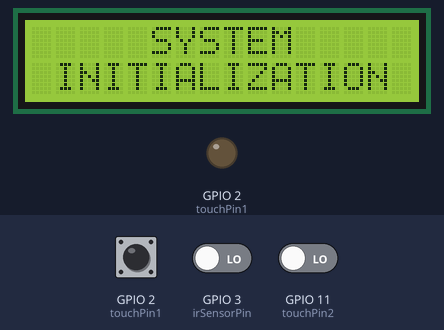
Bench run of a sketch on a simulated ESP32-S3. Parts: 16×2 character LCD, output pins drawn as LEDs (lit = HIGH). Inputs (shaded band) come from the test bench; at power-on: GPIO 2 (touchPin1) LOW, GPIO 11 (touchPin2) LOW, GPIO 3 (irSensorPin) LOW. Random numbers use the default seed unless the sketch sets one.

Above: at 0.1 s.
3.3 s: GPIO 2 (touchPin1) pulled HIGH for 0.15 s
At 3.7 s:
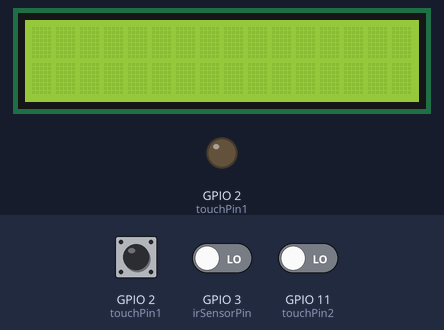
4.9 s: GPIO 2 (touchPin1) driven HIGH and GPIO 11 (touchPin2) driven HIGH
At 5.4 s:
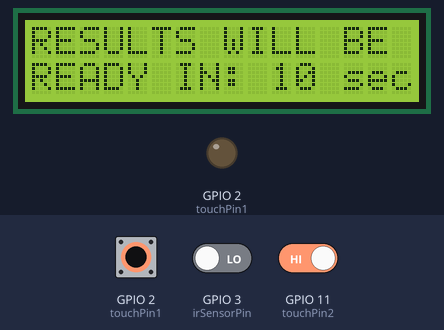
At 15.5 s:
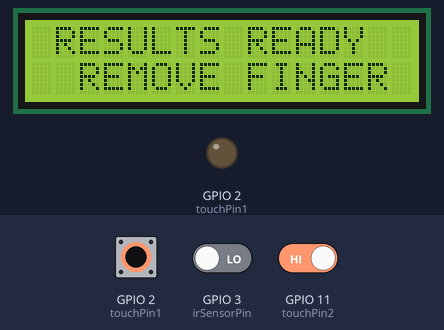
Timing chart, 0 to 16.8 s (numbered marks = the images above; inputs shaded):
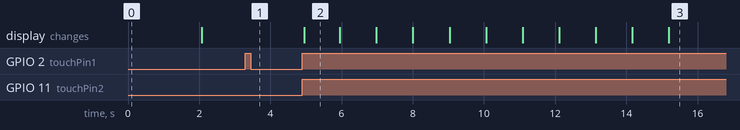

The sketch:

GluecoseMonitoring.ino
```cpp
#include <LiquidCrystal.h>

// Pin definitions
const int touchPin1 = 2;
const int touchPin2 = 11;
const int irSensorPin = 3;  // Assuming the IR sensor is connected to pin 3

long threshold = 5000;
long threshold_2 = 7000;

const int rs = 9, en = 8, d4 = 7, d5 = 6, d6 = 5, d7 = 4;
LiquidCrystal lcd(rs, en, d4, d5, d6, d7);

int previousReading = 150;  // Initial arbitrary value within the range
int readingCounter = 0;

void setup() {
  Serial.begin(9600);
  pinMode(touchPin1, INPUT);
  pinMode(touchPin2, INPUT);
  pinMode(irSensorPin, INPUT);

  lcd.begin(16, 2);
  lcd.clear();
  lcd.setCursor(5, 0);
  lcd.print("SYSTEM");
  lcd.setCursor(1, 1);
  lcd.print("INITIALIZATION");
  delay(2000);
  lcd.clear();
}

void loop() {
  long total1 = 0;
  long total2 = 0;

  // Measure the capacitance
  for (int i = 0; i < 10; i++) {
    total1 += touchRead(touchPin1);
    total2 += touchRead(touchPin2);
  }

  total1 /= 10;
  total2 /= 10;

  // Compare the readings to a threshold to detect touch
  // Serial.print("Total1: ");
  // Serial.print(total1);
  // Serial.print("  Total2: ");
  // Serial.println(total2);

  // Set the threshold based on your observations
  bool fingerDetected = (total1 < threshold && total2 < threshold_2);
  bool irDetected = digitalRead(irSensorPin) == LOW;  // Assuming LOW means obstacle detected

  if (fingerDetected && irDetected) {
    startCountdown();
  } else {
    //Serial.println("No touch detected or IR not triggered");
    lcd.clear();
    lcd.setCursor(2, 0);
    lcd.print("PLACE FINGER");
    lcd.setCursor(0, 1);
    lcd.print("MEASURE G LEVEL");
  }

  delay(100);
}

long touchRead(int pin) {
  // Set the pin to OUTPUT and discharge the capacitance
  pinMode(pin, OUTPUT);
  digitalWrite(pin, LOW);
  delay(1);

  // Set the pin to INPUT and count how long it takes for the pin to go HIGH
  pinMode(pin, INPUT);
  long count = 0;
  while (digitalRead(pin) == LOW) {
    count++;
  }

  return count;
}

void startCountdown() {
  for (int i = 10; i > 0; i--) {
    lcd.clear();
    lcd.setCursor(0, 0);
    lcd.print("RESULTS WILL BE");
    lcd.setCursor(0, 1);
    lcd.print("READY IN: ");
    lcd.print(i);
    lcd.print(" sec");

    // Check if the finger is removed during the countdown
    long total1 = 0;
    long total2 = 0;
    for (int j = 0; j < 10; j++) {
      total1 += touchRead(touchPin1);
      total2 += touchRead(touchPin2);
    }
    total1 /= 10;
    total2 /= 10;
    bool fingerDetected = (total1 < threshold && total2 < threshold_2);
    bool irDetected = digitalRead(irSensorPin) == LOW;  // Assuming LOW means obstacle detected

    if (!fingerDetected || !irDetected) {
      lcd.clear();
      lcd.setCursor(1, 0);
      lcd.print("FINGER REMOVED");
      lcd.setCursor(3, 1);
      lcd.print("TRY AGAIN");
      delay(2000);

      lcd.clear();
      lcd.setCursor(2, 0);
      lcd.print("PLACE FINGER");
      lcd.setCursor(0, 1);
      lcd.print("MEASURE G LEVEL");
      return;
    }

    delay(1000);
  }

  lcd.clear();
  lcd.setCursor(1, 0);
  lcd.print("RESULTS READY");
  lcd.setCursor(2, 1);
  lcd.print("REMOVE FINGER");

  // Wait until the finger is removed
  unsigned long startTime = millis();
  while (true) {
    long total1 = 0;
    long total2 = 0;
    for (int i = 0; i < 10; i++) {
      total1 += touchRead(touchPin1);
      total2 += touchRead(touchPin2);
    }
    total1 /= 10;
    total2 /= 10;
    bool fingerDetected = (total1 < threshold && total2 < threshold_2);

    if (!fingerDetected) {
      break;
    }

    // Timeout after 5 seconds
    if (millis() - startTime > 5000) {
      int newReading = generateRandomReading();

      // Display results for 5 seconds
      lcd.clear();
      lcd.setCursor(1, 0);
      lcd.print("GLUCOSE LEVEL");
      lcd.setCursor(3, 1);
      lcd.print(newReading);
      lcd.print(" Mg/DL");
      delay(5000);

      // Wait for the finger to be placed again
      lcd.clear();
      lcd.setCursor(2, 0);
      lcd.print("PLACE FINGER");
      lcd.setCursor(0, 1);
      lcd.print("MEASURE G LEVEL");
      return;
    }

    delay(100);
  }
}

int generateRandomReading() {
  int newReading;
  if (readingCounter % 3 == 2) {  // Every third reading can be far apart
    newReading = random(120, 200);
  } else {
    newReading = previousReading + random(-5, 6);  // Previous value +/- 5
    // Ensure the new reading is within the valid range
    if (newReading < 120) newReading = 120;
    if (newReading > 200) newReading = 200;
  }
  previousReading = newReading;
  readingCounter++;
  return newReading;
}
```

Measured:
- after the input at 4.9 s, the display: changes after 0.05 s (image 2)
- what the display in image 2 shows lasts 1.1 s, from 4.9 s to 6.0 s
